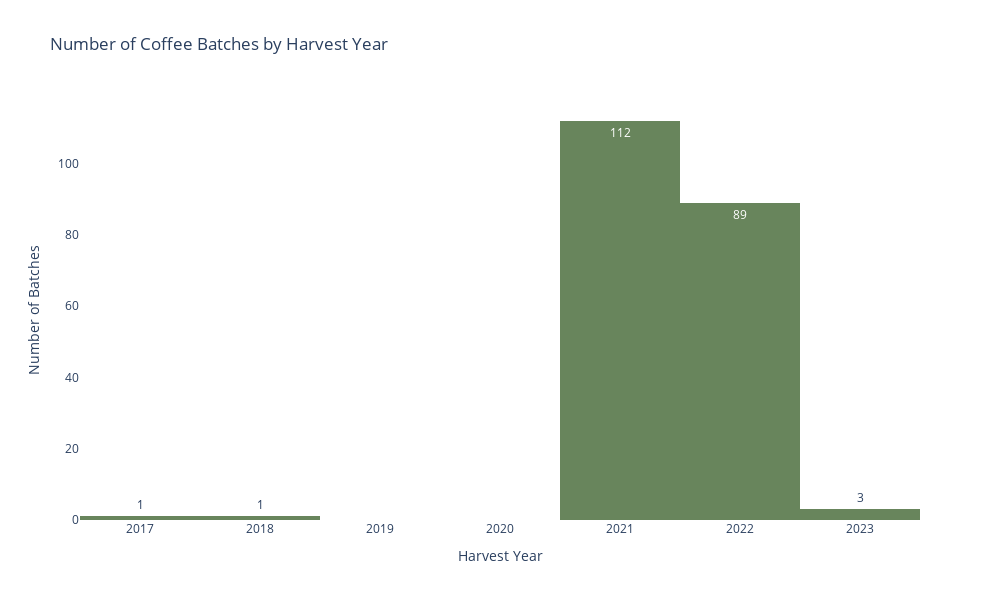

Source (notebook cell):
### Code cell
# Plot histogram for harvest year
date = px.histogram(coffee, x='harvest_year', title='Number of Coffee Batches by Harvest Year',
                     labels={'harvest_year':'Harvest Year'}, width=1000, height=600,
                     color_discrete_sequence=[px.colors.qualitative.Antique[6]], text_auto=True)

date.update_layout({
    'plot_bgcolor':'rgba(0, 0, 0, 0)',
    'paper_bgcolor':'rgba(0, 0, 0, 0)'
})

date.update_layout(yaxis_title='Number of Batches')
date_updated.update_xaxes(nticks=8)

date.show()

### Figure 1 — Plotly figure (JSON) as saved in the notebook; plotly's stock layout.template omitted (floating-point values rounded to 4 significant figures; data arrays with more than 128 entries replaced by an {"elided": "..."} marker saying what was removed)
{"data": [{"alignmentgroup": "True", "bingroup": "x", "hovertemplate": "Harvest Year=%{x}<br>count=%{y}<extra></extra>", "legendgroup": "", "marker": {"color": "rgb(104, 133, 92)", "pattern": {"shape": ""}}, "name": "", "offsetgroup": "", "orientation": "v", "showlegend": false, "texttemplate": "%{value}", "type": "histogram", "x": {"elided": "206 int values"}, "xaxis": "x", "yaxis": "y"}], "layout": {"barmode": "relative", "height": 600, "legend": {"tracegroupgap": 0}, "paper_bgcolor": "rgba(0, 0, 0, 0)", "plot_bgcolor": "rgba(0, 0, 0, 0)", "title": {"text": "Number of Coffee Batches by Harvest Year"}, "width": 1000, "xaxis": {"anchor": "y", "domain": [0, 1], "title": {"text": "Harvest Year"}}, "yaxis": {"anchor": "x", "domain": [0, 1], "title": {"text": "Number of Batches"}}}}
